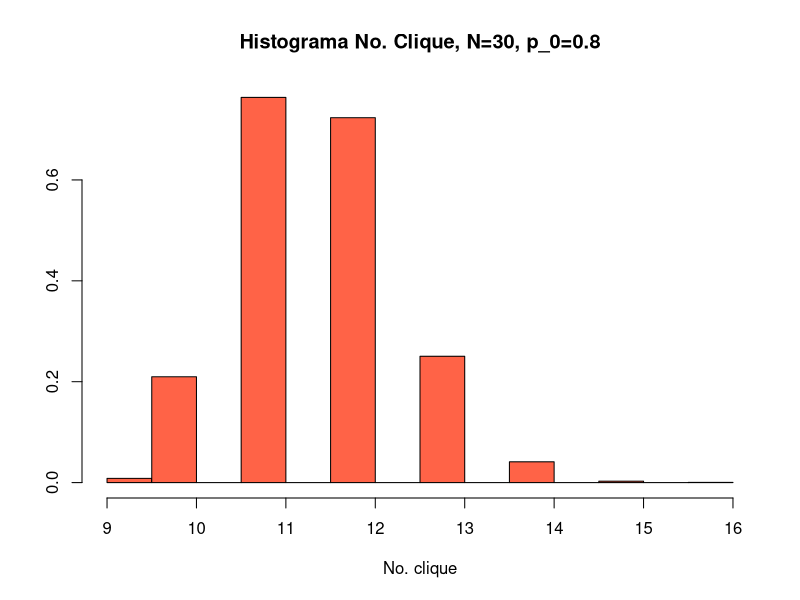
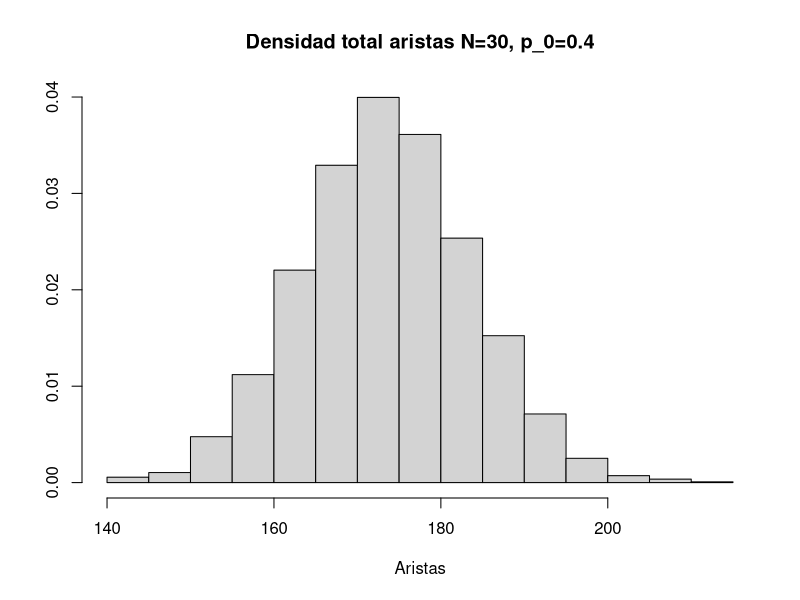

These charts were generated, in order, by the following R code: (Note: a time limit stopped this script after it produced the figures.)
### Proyecto Final Inferencia II
### Marcos Torres Vivanco

rm(list=ls())

## usare esta libreria para usar graficas
library(igraph)

#### funci\'on que crea una grafica de n vertices con probabilidad p
#### con una comunidad de tamano m y probabilidad q
graph_comunidad <- function(n,p,m,q){
  a <- matrix(nrow = n, ncol=n)
  for (i in 1:n) {
    a[i,i] <- 0 
  }
  e <- ((n*(n-1))/2)
  e2 <- ((m*(m-1))/2)
  e1 <- e-e2
  edges1 <- rbinom(e1,1,p)
  edges2 <- rbinom(e2,1,q)
  edges <- c(edges1,edges2)
  c <- 1
  for (i in 1:(n-1)) {
    for (j in 1:(n-i)) {
      a[i,i+j] <- edges[c] 
      a[i+j,i] <-  edges[c]
      c <- c+1
    }
  }
  g <- graph_from_adjacency_matrix(a,mode="undirected")
  return(g)
}

## funci\'on que devuelve el triangulo superior de una matriz
triangulo <- function(m){
  n <- length(m[1,])
  t <- c()
  for (i in 1:n-1) {
    t <- c(t,m[i,(i+1):n])
  }
  return(t)
}

## funcion que cuenta la cantidad de aristas en una grafica
aristas <- function(g){
  mg <- as_adjacency_matrix(g)
  mg <- as.matrix(mg)
  aris <- sum(triangulo(mg))
  return(aris)
}

### funcion para estimar p0, en una grafica aleatoria con el modelo G(N,p0)
emvp0 <- function(g){
  mg <- as_adjacency_matrix(g)
  mg <- as.matrix(mg)
  n <- length(mg[1,])
  n2 <- n*(n-1)/2
  emv <- aristas(g)/n2
  return(emv)
}

#### -------- Veamos la prueba para detectar clique con p0 conocido

## establecemos la cantidad de v\'ertices
N <- 30
## establecemos la probabilidad de la hipotesis nula
p0 <- 0.8

## calibramos la prueba con estad\'istica clique number usando bootstrap
clique_boot <- c()
for (i in 1:10000) {
  a <- sample_gnp(N,p0)
  clique.number(a)
  clique_boot[i] <- clique.number(a)
}

hist(clique_boot, freq = F,main="Histograma No. Clique, N=30, p_0=0.8", xlab = "No. clique", ylab = "", col="tomato")
quantile(clique_boot,0.95)

## verifiquemos la potencia cuando p0 y m son conocidos
M <- 1000
potencia0 <- 0
for (i in 1:M) {
  g <- sample_gnp(N,p0)
  if(clique.number(g)>=14){
    potencia0 <- potencia0+1
  }
}
pot0 <- potencia0/M


potencia1 <- 0
for (i in 1:M) {
  g <- graph_comunidad(N,p0,10,1)
  if(clique.number(g)>=13){
    potencia1 <- potencia1+1
  }
}
pot1 <- potencia1/M



### Prueba deteccion de clique cuando p0 es desconocido

gra_w_clique <- graph_comunidad(N,p0,10,1)
emvp <- emvp0(gra_w_clique)
  
  boot_emv_clique <- c()
  for (i in 1:1000) {
    a <- sample_gnp(N,emvp)
    clique.number(a)
    boot_emv_clique[i] <- clique.number(a)
  }
  
  q <- as.integer(quantile(boot_emv_clique,probs = 0.95))
  c <- clique.number(gra_w_clique)

## realic\'e una prueba de potencia y solo rechaza 0.16
## esto se debe a que NCn p0^(nC2) =1308.645
## cuando este valor va a cero la prueba es potente

## W suma de aristas

esta01 <- function(g){
  aristas(g)
}

## Ws Scan

esta02 <- function(g,m){
  mg <- as_adjacency_matrix(g)
  mg <- as.matrix(mg)
  l <- length(mg[1,])
  combin <- combn(l,m)
  scan <- c()
  for (i in 1:length(combin[1,])) {
    subgr <- combin[,i]
    scan[i] <- sum(mg[subgr,subgr])
  }
  return(max(scan)/2)
}  

## T cantidad de triangulos

esta03 <- function(g){
  mg <- as_adjacency_matrix(g)
  mg <- as.matrix(mg)
  mg3 <- mg%*%mg%*%mg
  a <- sum(diag(mg3))/6
  return(a)
}


### calculando la potencia de las estad\'isticas

## cambiamos la p0 a una menos densa
p0 <- 0.4

## calibramos la prueba W con bootstrap

bootW <- c()
for (i in 1:5000) {
  gra <- sample_gnp(N,p0)
  bootW[i] <- esta01(gra)
}

hist(bootW,main = "Densidad total aristas N=30, p_0=0.4",xlab = "Aristas",ylab="",freq = F)
w1 <- as.integer(quantile(bootW,0.95))
ww1 <- qbinom(0.95,N*(N-1)/2,p0)

hori <- 500
test <- 500

pes <- seq(p0,1,length=hori)
po1 <- c()
for (i in 1:hori) {
  pt1 <- 0
  for (j in 1:test) {
    gp <- graph_comunidad(N,p0,10,pes[i])
    if(esta01(gp)>=w1){
      pt1 <- pt1+1
    }  
  }
  po1[i] <- pt1/test
}

## calibramos la prueba de triangulos con bootstrap

bootT <- c()
for (i in 1:5000) {
  gra <- sample_gnp(N,p0)
  bootT[i] <- esta03(gra)
}

hist(bootT, main = "Densidad Total de tri\'angulos N=30, p_0=0.4", xlab = "Tri\'angulos",ylab = "",freq = T)
w2 <- as.integer(quantile(bootT,0.95))

po2 <- c()
for (i in 1:hori) {
  pt2 <- 0
  for (j in 1:test) {
    gp <- graph_comunidad(N,p0,10,pes[i])
    if(esta03(gp)>=w2){
      pt2 <- pt2+1
    }  
  }
  po2[i] <- pt2/test
}
plot(pes,po2,type = 'l',col='blue',main = "Funciones potencia de las pruebas",xlab = "Probabilidad conexi\'on comunidad" , ylab = "Prob. rechazo")
lines(pes,po1,col='tomato')
legend("topleft", inset=.02, legend=c("Triangulos", "Aristas"),
       col=c("blue", "tomato"), lty=c(1,1), cex=1)
